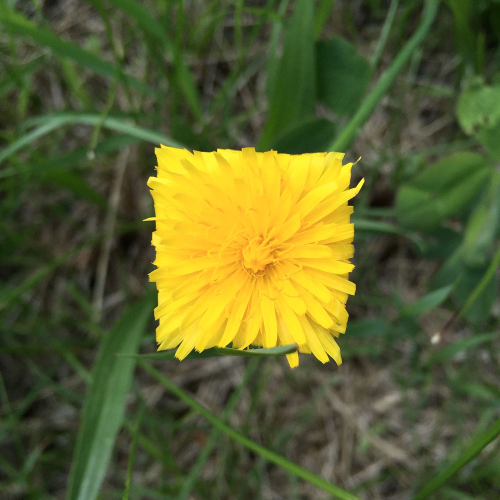
%> input picture Flower_Images/flower-1.jpg, 1000 x 1000 px (shown at 1/2 size)
$ octave Frequency_Marching_2D.m   (GNU Octave 9; MATLAB toolbox functions it lacks are replaced by stand-ins)
%> lines starting %> are read from the running program, lines starting %| are printed output that depends on the picture
close all
addpath(genpath('basis'))
addpath(genpath('common'))
addpath(genpath('examples'))
addpath(genpath('fourier'))
addpath(genpath('projections'))
%% Initialyzing - comment after first run
tic
if ~exist('picture','var')
picture=imread('flower-1.jpg');
%> picture is the input picture: size 1000x1000x3 uint8; mean R, G, B 91.5, 97.1, 46.3
Full_Picture=im2double(rgb2gray(imresize(picture,51/1000)));
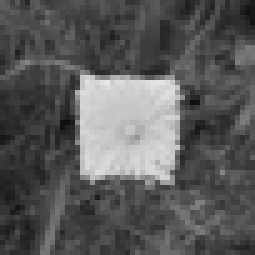
%> Full_Picture: size 51x51 double (shown 5 times larger); min 0.0549, max 0.902, mean 0.352
L=size(Full_Picture,1);
%> L = 51
N=floor(L/2);
%> N = 25
[x, y]=meshgrid(-N:N, -N:N);
r=sqrt(x.^2+y.^2);
Compressed_Picture=Full_Picture(r<=N);
%> Compressed_Picture = 1961 values, max 0.902 at index 775, min 0.0549 at index 406, mean 0.38
Full_Picture(r>N)=0;
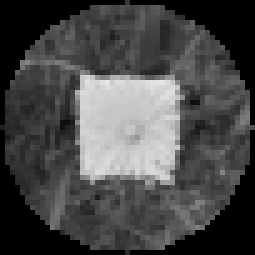
%> Full_Picture: size 51x51 double (shown 5 times larger); min 0, max 0.902, mean 0.286

% Generate Basis:

%> (the run ends here)
